Frame 1 (no input): blank canvas, image omitted
Frame 60 (the mouse pressed at the canvas centre just before this capture): blank canvas, image omitted
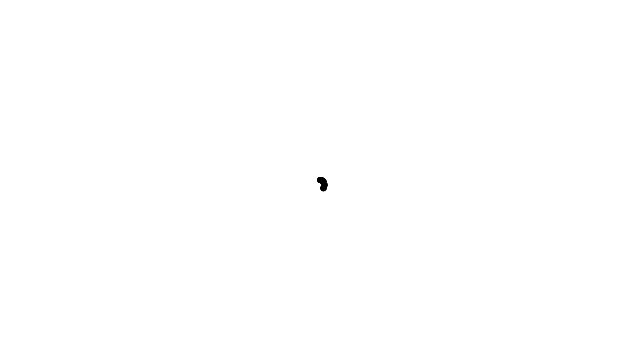
Frame 120 (the mouse held since frame 60 and released just before this capture)

The Processing sketch whose frames 1 and 60 were blank and that drew this single picture after the mouse press (run headless with seeded random() and noise(); from frame 60 on, the mouse is pressed at the canvas centre):

// Processing sketch: Exercise_3_4
// ── Exercise_3_4.pde

float theta = 0;
float r = 75*theta;
float a = 0.001;

void setup() {
    size(640,360);
    background(255);
}
void draw() {
    float x = r * cos(theta);
    float y = r * sin(theta);

    noStroke();
    fill(0);
    ellipse(x+ width/2, y+height/2, 6, 6);

    theta += 0.01;
    a+=0.001;
    r = 75*a;

}
